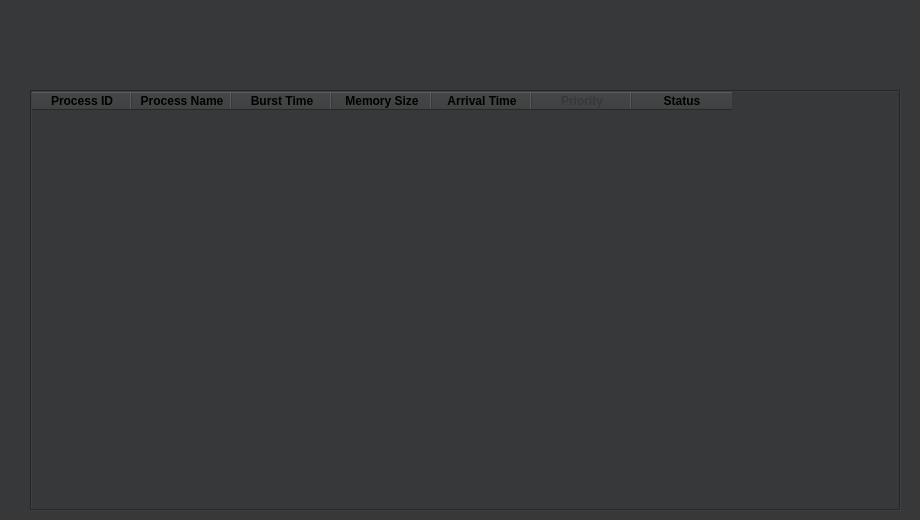
    <widget class="QWidget" name="tab_5">
     <property name="autoFillBackground">
      <bool>false</bool>
     </property>
     <property name="styleSheet">
      <string notr="true">background-color: rgb(55, 56, 57);</string>
     </property>
     <attribute name="title">
      <string>First Come First Serve</string>
     </attribute>
     <widget class="QTableWidget" name="tableWidget">
      <property name="geometry">
       <rect>
        <x>30</x>
        <y>90</y>
        <width>871</width>
        <height>421</height>
       </rect>
      </property>
      <property name="palette">
       <palette>
        <active>
         <colorrole role="WindowText">
          <brush brushstyle="SolidPattern">
           <color alpha="255">
            <red>255</red>
            <green>255</green>
            <blue>255</blue>
           </color>
          </brush>
         </colorrole>
         <colorrole role="Button">
          <brush brushstyle="SolidPattern">
           <color alpha="255">
            <red>55</red>
            <green>56</green>
            <blue>57</blue>
           </color>
          </brush>
         </colorrole>
         <colorrole role="Text">
          <brush brushstyle="SolidPattern">
           <color alpha="255">
            <red>255</red>
            <green>255</green>
            <blue>255</blue>
           </color>
          </brush>
         </colorrole>
         <colorrole role="ButtonText">
          <brush brushstyle="SolidPattern">
           <color alpha="255">
            <red>255</red>
            <green>255</green>
            <blue>255</blue>
           </color>
          </brush>
         </colorrole>
         <colorrole role="Base">
          <brush brushstyle="SolidPattern">
           <color alpha="255">
            <red>55</red>
            <green>56</green>
            <blue>57</blue>
           </color>
          </brush>
         </colorrole>
         <colorrole role="Window">
          <brush brushstyle="SolidPattern">
           <color alpha="255">
            <red>55</red>
            <green>56</green>
            <blue>57</blue>
           </color>
          </brush>
         </colorrole>
         <colorrole role="PlaceholderText">
          <brush brushstyle="NoBrush">
           <color alpha="128">
            <red>255</red>
            <green>255</green>
            <blue>255</blue>
           </color>
          </brush>
         </colorrole>
        </active>
        <inactive>
         <colorrole role="WindowText">
          <brush brushstyle="SolidPattern">
           <color alpha="255">
            <red>255</red>
            <green>255</green>
            <blue>255</blue>
           </color>
          </brush>
         </colorrole>
         <colorrole role="Button">
          <brush brushstyle="SolidPattern">
           <color alpha="255">
            <red>55</red>
            <green>56</green>
            <blue>57</blue>
           </color>
          </brush>
         </colorrole>
         <colorrole role="Text">
          <brush brushstyle="SolidPattern">
           <color alpha="255">
            <red>255</red>
            <green>255</green>
            <blue>255</blue>
           </color>
          </brush>
         </colorrole>
         <colorrole role="ButtonText">
          <brush brushstyle="SolidPattern">
           <color alpha="255">
            <red>255</red>
            <green>255</green>
            <blue>255</blue>
           </color>
          </brush>
         </colorrole>
         <colorrole role="Base">
          <brush brushstyle="SolidPattern">
           <color alpha="255">
            <red>55</red>
            <green>56</green>
            <blue>57</blue>
           </color>
          </brush>
         </colorrole>
         <colorrole role="Window">
          <brush brushstyle="SolidPattern">
           <color alpha="255">
            <red>55</red>
            <green>56</green>
            <blue>57</blue>
           </color>
          </brush>
         </colorrole>
         <colorrole role="PlaceholderText">
          <brush brushstyle="NoBrush">
           <color alpha="128">
            <red>255</red>
            <green>255</green>
            <blue>255</blue>
           </color>
          </brush>
         </colorrole>
        </inactive>
        <disabled>
         <colorrole role="WindowText">
          <brush brushstyle="SolidPattern">
           <color alpha="255">
            <red>255</red>
            <green>255</green>
            <blue>255</blue>
           </color>
          </brush>
         </colorrole>
         <colorrole role="Button">
          <brush brushstyle="SolidPattern">
           <color alpha="255">
            <red>55</red>
            <green>56</green>
            <blue>57</blue>
           </color>
          </brush>
         </colorrole>
         <colorrole role="Text">
          <brush brushstyle="SolidPattern">
           <color alpha="255">
            <red>255</red>
            <green>255</green>
            <blue>255</blue>
           </color>
          </brush>
         </colorrole>
         <colorrole role="ButtonText">
          <brush brushstyle="SolidPattern">
           <color alpha="255">
            <red>255</red>
            <green>255</green>
            <blue>255</blue>
           </color>
          </brush>
         </colorrole>
         <colorrole role="Base">
          <brush brushstyle="SolidPattern">
           <color alpha="255">
            <red>55</red>
            <green>56</green>
            <blue>57</blue>
           </color>
          </brush>
         </colorrole>
         <colorrole role="Window">
          <brush brushstyle="SolidPattern">
           <color alpha="255">
            <red>55</red>
            <green>56</green>
            <blue>57</blue>
           </color>
          </brush>
         </colorrole>
         <colorrole role="PlaceholderText">
          <brush brushstyle="NoBrush">
           <color alpha="128">
            <red>255</red>
            <green>255</green>
            <blue>255</blue>
           </color>
          </brush>
         </colorrole>
        </disabled>
       </palette>
      </property>
      <property name="styleSheet">
       <string notr="true">background-color: rgb(55, 56, 57); border-color: red;</string>
      </property>
      <property name="frameShape">
       <enum>QFrame::Box</enum>
      </property>
      <property name="sizeAdjustPolicy">
       <enum>QAbstractScrollArea::AdjustToContents</enum>
      </property>
      <attribute name="horizontalHeaderCascadingSectionResizes">
       <bool>false</bool>
      </attribute>
      <column>
       <property name="text">
        <string>Process ID</string>
       </property>
       <property name="font">
        <font>
         <weight>75</weight>
         <bold>true</bold>
        </font>
       </property>
       <property name="textAlignment">
        <set>AlignCenter</set>
       </property>
       <property name="foreground">
        <brush brushstyle="SolidPattern">
         <color alpha="255">
          <red>0</red>
          <green>0</green>
          <blue>0</blue>
         </color>
        </brush>
       </property>
      </column>
      <column>
       <property name="text">
        <string>Process Name</string>
       </property>
       <property name="font">
        <font>
         <weight>75</weight>
         <bold>true</bold>
        </font>
       </property>
       <property name="textAlignment">
        <set>AlignCenter</set>
       </property>
       <property name="foreground">
        <brush brushstyle="SolidPattern">
         <color alpha="255">
          <red>0</red>
          <green>0</green>
          <blue>0</blue>
         </color>
        </brush>
       </property>
      </column>
      <column>
       <property name="text">
        <string>Burst Time</string>
       </property>
       <property name="font">
        <font>
         <weight>75</weight>
         <bold>true</bold>
        </font>
       </property>
       <property name="textAlignment">
        <set>AlignCenter</set>
       </property>
       <property name="foreground">
        <brush brushstyle="SolidPattern">
         <color alpha="255">
          <red>0</red>
          <green>0</green>
          <blue>0</blue>
         </color>
        </brush>
       </property>
      </column>
      <column>
       <property name="text">
        <string>Memory Size</string>
       </property>
       <property name="font">
        <font>
         <weight>75</weight>
         <bold>true</bold>
        </font>
       </property>
       <property name="textAlignment">
        <set>AlignCenter</set>
       </property>
       <property name="foreground">
        <brush brushstyle="SolidPattern">
         <color alpha="255">
          <red>0</red>
          <green>0</green>
          <blue>0</blue>
         </color>
        </brush>
       </property>
      </column>
      <column>
       <property name="text">
        <string>Arrival Time</string>
       </property>
       <property name="font">
        <font>
         <weight>75</weight>
         <bold>true</bold>
        </font>
       </property>
       <property name="textAlignment">
        <set>AlignCenter</set>
       </property>
       <property name="foreground">
        <brush brushstyle="SolidPattern">
         <color alpha="255">
          <red>0</red>
          <green>0</green>
          <blue>0</blue>
         </color>
        </brush>
       </property>
      </column>
      <column>
       <property name="text">
        <string>Priority</string>
       </property>
       <property name="font">
        <font>
         <weight>75</weight>
         <bold>true</bold>
        </font>
       </property>
       <property name="textAlignment">
        <set>AlignCenter</set>
       </property>
       <property name="background">
        <color alpha="254">
         <red>255</red>
         <green>255</green>
         <blue>255</blue>
        </color>
       </property>
       <property name="foreground">
        <brush brushstyle="SolidPattern">
         <color alpha="255">
          <red>55</red>
          <green>56</green>
          <blue>57</blue>
         </color>
        </brush>
       </property>
      </column>
      <column>
       <property name="text">
        <string>Status</string>
       </property>
       <property name="font">
        <font>
         <weight>75</weight>
         <bold>true</bold>
        </font>
       </property>
       <property name="textAlignment">
        <set>AlignCenter</set>
       </property>
       <property name="foreground">
        <brush brushstyle="SolidPattern">
         <color alpha="255">
          <red>0</red>
          <green>0</green>
          <blue>0</blue>
         </color>
        </brush>
       </property>
      </column>
     </widget>
     <widget class="QPushButton" name="pushButton_stop_FCFS">
      <property name="geometry">
       <rect>
        <x>840</x>
        <y>20</y>
        <width>71</width>
        <height>51</height>
       </rect>
      </property>
      <property name="toolTip">
       <string>&lt;html&gt;&lt;head/&gt;&lt;body&gt;&lt;p&gt;&lt;span style=&quot; font-weight:600;&quot;&gt;Run&lt;/span&gt;&lt;/p&gt;&lt;/body&gt;&lt;/html&gt;</string>
      </property>
      <property name="styleSheet">
       <string notr="true">color: white;
border-radius: 20px;</string>
      </property>
      <property name="text">
       <string/>
      </property>
      <property name="icon">
       <iconset>
        <normaloff>venv/stop.png</normaloff>venv/stop.png</iconset>
      </property>
      <property name="iconSize">
       <size>
        <width>90</width>
        <height>90</height>
       </size>
      </property>
     </widget>
     <widget class="QPushButton" name="pushButton_9">
      <property name="geometry">
       <rect>
        <x>770</x>
        <y>20</y>
        <width>71</width>
        <height>51</height>
       </rect>
      </property>
      <property name="toolTip">
       <string>&lt;html&gt;&lt;head/&gt;&lt;body&gt;&lt;p&gt;&lt;span style=&quot; font-weight:600;&quot;&gt;Run&lt;/span&gt;&lt;/p&gt;&lt;/body&gt;&lt;/html&gt;</string>
      </property>
      <property name="styleSheet">
       <string notr="true">color: white;
border-radius: 20px;</string>
      </property>
      <property name="text">
       <string/>
      </property>
      <property name="icon">
       <iconset>
        <normaloff>venv/play.png</normaloff>venv/play.png</iconset>
      </property>
      <property name="iconSize">
       <size>
        <width>90</width>
        <height>90</height>
       </size>
      </property>
     </widget>
    </widget>
